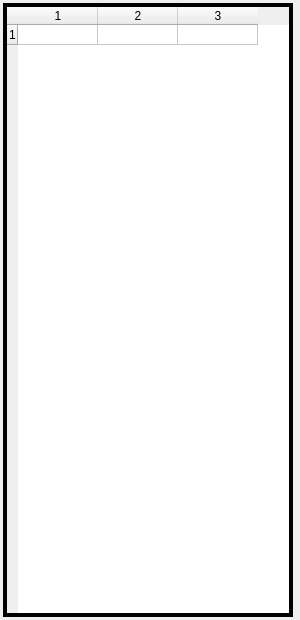
<?xml version="1.0" encoding="UTF-8"?>
<ui version="4.0">
 <class>ShowQTableDialog</class>
 <widget class="QDialog" name="ShowQTableDialog">
  <property name="windowModality">
   <enum>Qt::ApplicationModal</enum>
  </property>
  <property name="enabled">
   <bool>true</bool>
  </property>
  <property name="geometry">
   <rect>
    <x>0</x>
    <y>0</y>
    <width>300</width>
    <height>620</height>
   </rect>
  </property>
  <property name="sizePolicy">
   <sizepolicy hsizetype="Fixed" vsizetype="Expanding">
    <horstretch>0</horstretch>
    <verstretch>0</verstretch>
   </sizepolicy>
  </property>
  <property name="minimumSize">
   <size>
    <width>300</width>
    <height>600</height>
   </size>
  </property>
  <property name="maximumSize">
   <size>
    <width>300</width>
    <height>16777215</height>
   </size>
  </property>
  <property name="windowTitle">
   <string>Q Table</string>
  </property>
  <property name="layoutDirection">
   <enum>Qt::LeftToRight</enum>
  </property>
  <property name="autoFillBackground">
   <bool>false</bool>
  </property>
  <property name="sizeGripEnabled">
   <bool>false</bool>
  </property>
  <property name="modal">
   <bool>true</bool>
  </property>
  <layout class="QVBoxLayout" name="verticalLayout">
   <property name="margin">
    <number>3</number>
   </property>
   <item>
    <widget class="QTableWidget" name="tableWidget">
     <property name="sizePolicy">
      <sizepolicy hsizetype="Fixed" vsizetype="Expanding">
       <horstretch>0</horstretch>
       <verstretch>0</verstretch>
      </sizepolicy>
     </property>
     <property name="minimumSize">
      <size>
       <width>290</width>
       <height>0</height>
      </size>
     </property>
     <property name="font">
      <font>
       <family>Tahoma</family>
      </font>
     </property>
     <property name="toolTip">
      <string notr="true"/>
     </property>
     <property name="statusTip">
      <string notr="true"/>
     </property>
     <property name="accessibleName">
      <string notr="true"/>
     </property>
     <property name="accessibleDescription">
      <string notr="true"/>
     </property>
     <property name="frameShape">
      <enum>QFrame::Box</enum>
     </property>
     <property name="frameShadow">
      <enum>QFrame::Plain</enum>
     </property>
     <property name="lineWidth">
      <number>4</number>
     </property>
     <property name="midLineWidth">
      <number>0</number>
     </property>
     <property name="horizontalScrollBarPolicy">
      <enum>Qt::ScrollBarAlwaysOff</enum>
     </property>
     <property name="autoScrollMargin">
      <number>16</number>
     </property>
     <property name="editTriggers">
      <set>QAbstractItemView::NoEditTriggers</set>
     </property>
     <property name="alternatingRowColors">
      <bool>true</bool>
     </property>
     <property name="iconSize">
      <size>
       <width>0</width>
       <height>0</height>
      </size>
     </property>
     <property name="showGrid">
      <bool>true</bool>
     </property>
     <property name="gridStyle">
      <enum>Qt::SolidLine</enum>
     </property>
     <property name="wordWrap">
      <bool>true</bool>
     </property>
     <property name="cornerButtonEnabled">
      <bool>true</bool>
     </property>
     <property name="rowCount">
      <number>1</number>
     </property>
     <property name="columnCount">
      <number>3</number>
     </property>
     <attribute name="horizontalHeaderVisible">
      <bool>true</bool>
     </attribute>
     <attribute name="horizontalHeaderCascadingSectionResizes">
      <bool>false</bool>
     </attribute>
     <attribute name="horizontalHeaderDefaultSectionSize">
      <number>80</number>
     </attribute>
     <attribute name="horizontalHeaderMinimumSectionSize">
      <number>24</number>
     </attribute>
     <attribute name="horizontalHeaderShowSortIndicator" stdset="0">
      <bool>false</bool>
     </attribute>
     <attribute name="verticalHeaderVisible">
      <bool>true</bool>
     </attribute>
     <attribute name="verticalHeaderCascadingSectionResizes">
      <bool>false</bool>
     </attribute>
     <attribute name="verticalHeaderDefaultSectionSize">
      <number>20</number>
     </attribute>
     <attribute name="verticalHeaderMinimumSectionSize">
      <number>16</number>
     </attribute>
     <attribute name="verticalHeaderShowSortIndicator" stdset="0">
      <bool>false</bool>
     </attribute>
     <row/>
     <column/>
     <column/>
     <column/>
     <item row="0" column="0">
      <property name="text">
       <string/>
      </property>
      <property name="font">
       <font>
        <pointsize>8</pointsize>
        <weight>50</weight>
        <bold>false</bold>
        <stylestrategy>PreferDefault</stylestrategy>
       </font>
      </property>
      <property name="textAlignment">
       <set>AlignHCenter|AlignVCenter|AlignCenter</set>
      </property>
      <property name="flags">
       <set>ItemIsSelectable|ItemIsEnabled</set>
      </property>
     </item>
     <item row="0" column="1">
      <property name="text">
       <string/>
      </property>
      <property name="font">
       <font>
        <pointsize>8</pointsize>
        <weight>50</weight>
        <bold>false</bold>
        <stylestrategy>PreferDefault</stylestrategy>
       </font>
      </property>
      <property name="textAlignment">
       <set>AlignHCenter|AlignVCenter|AlignCenter</set>
      </property>
      <property name="flags">
       <set>ItemIsSelectable|ItemIsEnabled</set>
      </property>
     </item>
     <item row="0" column="2">
      <property name="text">
       <string/>
      </property>
      <property name="font">
       <font>
        <pointsize>8</pointsize>
        <weight>50</weight>
        <bold>false</bold>
        <stylestrategy>PreferDefault</stylestrategy>
       </font>
      </property>
      <property name="textAlignment">
       <set>AlignHCenter|AlignVCenter|AlignCenter</set>
      </property>
      <property name="flags">
       <set>ItemIsSelectable|ItemIsEnabled</set>
      </property>
     </item>
    </widget>
   </item>
  </layout>
 </widget>
 <layoutdefault spacing="6" margin="11"/>
 <resources/>
 <connections/>
</ui>
